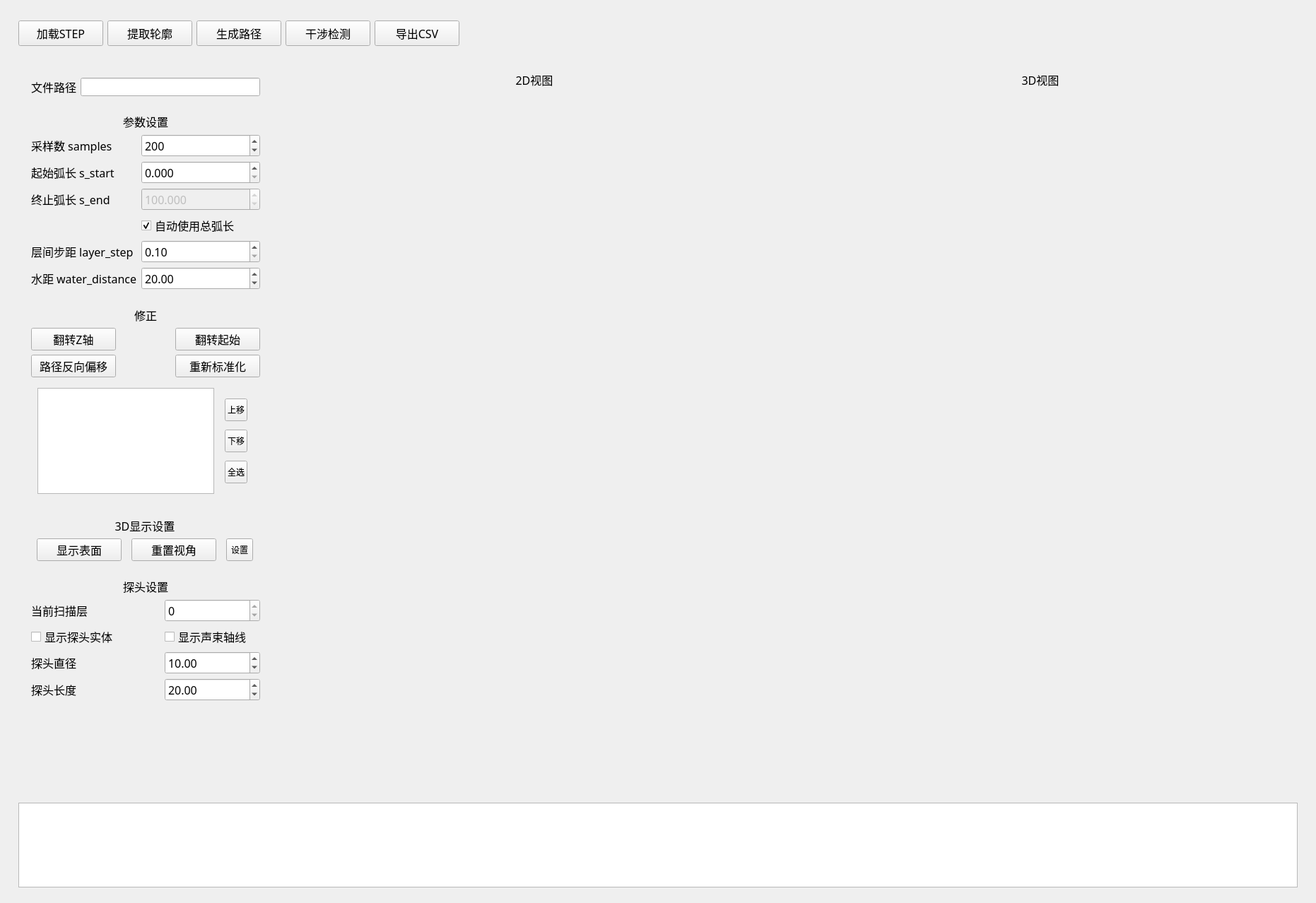
<?xml version="1.0" encoding="UTF-8"?>
<ui version="4.0">
 <class>MainWindow</class>
 <widget class="QWidget" name="MainWindow">
  <property name="geometry">
   <rect>
    <x>0</x>
    <y>0</y>
    <width>1862</width>
    <height>1278</height>
   </rect>
  </property>
  <property name="minimumSize">
   <size>
    <width>1200</width>
    <height>800</height>
   </size>
  </property>
  <property name="windowTitle">
   <string>ProfilingScanPath v2.0</string>
  </property>
  <layout class="QGridLayout" name="gridLayout">
   <item row="0" column="0">
    <layout class="QVBoxLayout" name="verticalLayout" stretch="0,0,0,0">
     <property name="sizeConstraint">
      <enum>QLayout::SetDefaultConstraint</enum>
     </property>
     <property name="leftMargin">
      <number>6</number>
     </property>
     <property name="topMargin">
      <number>6</number>
     </property>
     <property name="rightMargin">
      <number>6</number>
     </property>
     <property name="bottomMargin">
      <number>6</number>
     </property>
     <item>
      <widget class="QWidget" name="wgtToolbar" native="true">
       <property name="sizePolicy">
        <sizepolicy hsizetype="Preferred" vsizetype="Fixed">
         <horstretch>0</horstretch>
         <verstretch>0</verstretch>
        </sizepolicy>
       </property>
       <property name="minimumSize">
        <size>
         <width>0</width>
         <height>60</height>
        </size>
       </property>
       <property name="maximumSize">
        <size>
         <width>1677215</width>
         <height>80</height>
        </size>
       </property>
       <layout class="QHBoxLayout" name="horizontalLayout">
        <item>
         <widget class="QToolButton" name="btnOpen">
          <property name="sizePolicy">
           <sizepolicy hsizetype="Preferred" vsizetype="Fixed">
            <horstretch>0</horstretch>
            <verstretch>0</verstretch>
           </sizepolicy>
          </property>
          <property name="minimumSize">
           <size>
            <width>120</width>
            <height>32</height>
           </size>
          </property>
          <property name="maximumSize">
           <size>
            <width>16777215</width>
            <height>36</height>
           </size>
          </property>
          <property name="font">
           <font>
            <family>3ds</family>
            <pointsize>12</pointsize>
           </font>
          </property>
          <property name="text">
           <string>加载STEP</string>
          </property>
         </widget>
        </item>
        <item>
         <widget class="QToolButton" name="btnExtract">
          <property name="sizePolicy">
           <sizepolicy hsizetype="Preferred" vsizetype="Fixed">
            <horstretch>0</horstretch>
            <verstretch>0</verstretch>
           </sizepolicy>
          </property>
          <property name="minimumSize">
           <size>
            <width>120</width>
            <height>32</height>
           </size>
          </property>
          <property name="maximumSize">
           <size>
            <width>16777215</width>
            <height>36</height>
           </size>
          </property>
          <property name="font">
           <font>
            <family>3ds</family>
            <pointsize>12</pointsize>
           </font>
          </property>
          <property name="text">
           <string>提取轮廓</string>
          </property>
         </widget>
        </item>
        <item>
         <widget class="QToolButton" name="btnGenerate">
          <property name="sizePolicy">
           <sizepolicy hsizetype="Preferred" vsizetype="Fixed">
            <horstretch>0</horstretch>
            <verstretch>0</verstretch>
           </sizepolicy>
          </property>
          <property name="minimumSize">
           <size>
            <width>120</width>
            <height>32</height>
           </size>
          </property>
          <property name="maximumSize">
           <size>
            <width>16777215</width>
            <height>36</height>
           </size>
          </property>
          <property name="font">
           <font>
            <family>3ds</family>
            <pointsize>12</pointsize>
           </font>
          </property>
          <property name="text">
           <string>生成路径</string>
          </property>
         </widget>
        </item>
        <item>
         <widget class="QToolButton" name="btnInterferenceCheck">
          <property name="sizePolicy">
           <sizepolicy hsizetype="Preferred" vsizetype="Fixed">
            <horstretch>0</horstretch>
            <verstretch>0</verstretch>
           </sizepolicy>
          </property>
          <property name="minimumSize">
           <size>
            <width>120</width>
            <height>32</height>
           </size>
          </property>
          <property name="maximumSize">
           <size>
            <width>16777215</width>
            <height>36</height>
           </size>
          </property>
          <property name="font">
           <font>
            <family>3ds</family>
            <pointsize>12</pointsize>
           </font>
          </property>
          <property name="text">
           <string>干涉检测</string>
          </property>
         </widget>
        </item>
        <item>
         <widget class="QToolButton" name="btnExport">
          <property name="sizePolicy">
           <sizepolicy hsizetype="Preferred" vsizetype="Fixed">
            <horstretch>0</horstretch>
            <verstretch>0</verstretch>
           </sizepolicy>
          </property>
          <property name="minimumSize">
           <size>
            <width>120</width>
            <height>32</height>
           </size>
          </property>
          <property name="maximumSize">
           <size>
            <width>16777215</width>
            <height>36</height>
           </size>
          </property>
          <property name="font">
           <font>
            <family>3ds</family>
            <pointsize>12</pointsize>
           </font>
          </property>
          <property name="text">
           <string>导出CSV</string>
          </property>
         </widget>
        </item>
        <item>
         <spacer name="horizontalSpacer">
          <property name="orientation">
           <enum>Qt::Horizontal</enum>
          </property>
          <property name="sizeHint" stdset="0">
           <size>
            <width>645</width>
            <height>20</height>
           </size>
          </property>
         </spacer>
        </item>
       </layout>
      </widget>
     </item>
     <item>
      <widget class="QWidget" name="wgtMain" native="true">
       <property name="minimumSize">
        <size>
         <width>0</width>
         <height>1040</height>
        </size>
       </property>
       <layout class="QHBoxLayout" name="horizontalLayout_2">
        <item>
         <widget class="QWidget" name="wgtLeftPanel" native="true">
          <property name="sizePolicy">
           <sizepolicy hsizetype="Fixed" vsizetype="Expanding">
            <horstretch>0</horstretch>
            <verstretch>0</verstretch>
           </sizepolicy>
          </property>
          <property name="minimumSize">
           <size>
            <width>280</width>
            <height>0</height>
           </size>
          </property>
          <property name="maximumSize">
           <size>
            <width>360</width>
            <height>16777215</height>
           </size>
          </property>
          <layout class="QVBoxLayout" name="verticalLayout_2">
           <item>
            <widget class="QWidget" name="wgtFile" native="true">
             <property name="sizePolicy">
              <sizepolicy hsizetype="Preferred" vsizetype="Fixed">
               <horstretch>0</horstretch>
               <verstretch>0</verstretch>
              </sizepolicy>
             </property>
             <property name="minimumSize">
              <size>
               <width>0</width>
               <height>40</height>
              </size>
             </property>
             <layout class="QHBoxLayout" name="horizontalLayout_3">
              <item>
               <widget class="QLabel" name="label_3">
                <property name="font">
                 <font>
                  <family>3ds</family>
                  <pointsize>12</pointsize>
                 </font>
                </property>
                <property name="text">
                 <string>文件路径</string>
                </property>
                <property name="alignment">
                 <set>Qt::AlignCenter</set>
                </property>
               </widget>
              </item>
              <item>
               <widget class="QLineEdit" name="edtStepFilePath">
                <property name="minimumSize">
                 <size>
                  <width>0</width>
                  <height>26</height>
                 </size>
                </property>
               </widget>
              </item>
             </layout>
            </widget>
           </item>
           <item>
            <widget class="QWidget" name="wgtParameters" native="true">
             <property name="sizePolicy">
              <sizepolicy hsizetype="Preferred" vsizetype="Fixed">
               <horstretch>0</horstretch>
               <verstretch>0</verstretch>
              </sizepolicy>
             </property>
             <property name="font">
              <font>
               <family>3ds</family>
               <pointsize>12</pointsize>
              </font>
             </property>
             <layout class="QGridLayout" name="gridLayout_2">
              <item row="6" column="1">
               <widget class="QDoubleSpinBox" name="dsbWaterDistance">
                <property name="maximum">
                 <double>200.000000000000000</double>
                </property>
                <property name="value">
                 <double>20.000000000000000</double>
                </property>
               </widget>
              </item>
              <item row="5" column="1">
               <widget class="QDoubleSpinBox" name="dsbLayerStep">
                <property name="sizePolicy">
                 <sizepolicy hsizetype="Minimum" vsizetype="Fixed">
                  <horstretch>0</horstretch>
                  <verstretch>0</verstretch>
                 </sizepolicy>
                </property>
                <property name="minimumSize">
                 <size>
                  <width>60</width>
                  <height>0</height>
                 </size>
                </property>
                <property name="minimum">
                 <double>0.100000000000000</double>
                </property>
                <property name="maximum">
                 <double>50.000000000000000</double>
                </property>
               </widget>
              </item>
              <item row="3" column="0">
               <widget class="QLabel" name="label_8">
                <property name="text">
                 <string>终止弧长 s_end</string>
                </property>
               </widget>
              </item>
              <item row="1" column="0">
               <widget class="QLabel" name="label_6">
                <property name="text">
                 <string>采样数 samples</string>
                </property>
               </widget>
              </item>
              <item row="0" column="0" colspan="2">
               <widget class="QLabel" name="label_5">
                <property name="text">
                 <string>参数设置</string>
                </property>
                <property name="alignment">
                 <set>Qt::AlignCenter</set>
                </property>
               </widget>
              </item>
              <item row="1" column="1">
               <widget class="QSpinBox" name="spnSamples">
                <property name="sizePolicy">
                 <sizepolicy hsizetype="Preferred" vsizetype="Fixed">
                  <horstretch>0</horstretch>
                  <verstretch>0</verstretch>
                 </sizepolicy>
                </property>
                <property name="minimumSize">
                 <size>
                  <width>10</width>
                  <height>0</height>
                 </size>
                </property>
                <property name="minimum">
                 <number>10</number>
                </property>
                <property name="maximum">
                 <number>2000</number>
                </property>
                <property name="value">
                 <number>200</number>
                </property>
               </widget>
              </item>
              <item row="3" column="1">
               <widget class="QDoubleSpinBox" name="dsbSEnd">
                <property name="enabled">
                 <bool>false</bool>
                </property>
                <property name="decimals">
                 <number>3</number>
                </property>
                <property name="maximum">
                 <double>10000.000000000000000</double>
                </property>
                <property name="value">
                 <double>100.000000000000000</double>
                </property>
               </widget>
              </item>
              <item row="2" column="1">
               <widget class="QDoubleSpinBox" name="dsbSStart">
                <property name="sizePolicy">
                 <sizepolicy hsizetype="Preferred" vsizetype="Fixed">
                  <horstretch>0</horstretch>
                  <verstretch>0</verstretch>
                 </sizepolicy>
                </property>
                <property name="decimals">
                 <number>3</number>
                </property>
                <property name="maximum">
                 <double>10000.000000000000000</double>
                </property>
               </widget>
              </item>
              <item row="4" column="1">
               <widget class="QCheckBox" name="chkAutoSEnd">
                <property name="enabled">
                 <bool>true</bool>
                </property>
                <property name="text">
                 <string>自动使用总弧长</string>
                </property>
                <property name="checked">
                 <bool>true</bool>
                </property>
                <property name="tristate">
                 <bool>false</bool>
                </property>
               </widget>
              </item>
              <item row="2" column="0">
               <widget class="QLabel" name="label_7">
                <property name="text">
                 <string>起始弧长 s_start</string>
                </property>
               </widget>
              </item>
              <item row="6" column="0">
               <widget class="QLabel" name="label_10">
                <property name="sizePolicy">
                 <sizepolicy hsizetype="Fixed" vsizetype="Preferred">
                  <horstretch>0</horstretch>
                  <verstretch>0</verstretch>
                 </sizepolicy>
                </property>
                <property name="minimumSize">
                 <size>
                  <width>150</width>
                  <height>0</height>
                 </size>
                </property>
                <property name="text">
                 <string>水距 water_distance</string>
                </property>
               </widget>
              </item>
              <item row="5" column="0">
               <widget class="QLabel" name="label_9">
                <property name="sizePolicy">
                 <sizepolicy hsizetype="Minimum" vsizetype="Preferred">
                  <horstretch>0</horstretch>
                  <verstretch>0</verstretch>
                 </sizepolicy>
                </property>
                <property name="minimumSize">
                 <size>
                  <width>150</width>
                  <height>0</height>
                 </size>
                </property>
                <property name="text">
                 <string>层间步距 layer_step</string>
                </property>
               </widget>
              </item>
             </layout>
            </widget>
           </item>
           <item>
            <widget class="QWidget" name="wgtCorrection" native="true">
             <property name="sizePolicy">
              <sizepolicy hsizetype="Preferred" vsizetype="Fixed">
               <horstretch>0</horstretch>
               <verstretch>0</verstretch>
              </sizepolicy>
             </property>
             <property name="minimumSize">
              <size>
               <width>0</width>
               <height>280</height>
              </size>
             </property>
             <layout class="QGridLayout" name="gridLayout_5">
              <item row="1" column="0" colspan="3">
               <widget class="QLabel" name="label_11">
                <property name="font">
                 <font>
                  <family>3ds</family>
                  <pointsize>12</pointsize>
                 </font>
                </property>
                <property name="text">
                 <string>修正</string>
                </property>
                <property name="alignment">
                 <set>Qt::AlignCenter</set>
                </property>
               </widget>
              </item>
              <item row="2" column="2">
               <widget class="QToolButton" name="btnFlipProfile">
                <property name="sizePolicy">
                 <sizepolicy hsizetype="Fixed" vsizetype="Fixed">
                  <horstretch>0</horstretch>
                  <verstretch>0</verstretch>
                 </sizepolicy>
                </property>
                <property name="minimumSize">
                 <size>
                  <width>120</width>
                  <height>32</height>
                 </size>
                </property>
                <property name="font">
                 <font>
                  <family>3ds</family>
                  <pointsize>12</pointsize>
                 </font>
                </property>
                <property name="text">
                 <string>翻转起始</string>
                </property>
                <property name="checkable">
                 <bool>true</bool>
                </property>
               </widget>
              </item>
              <item row="2" column="0">
               <widget class="QToolButton" name="btnFlipZ">
                <property name="sizePolicy">
                 <sizepolicy hsizetype="Fixed" vsizetype="Fixed">
                  <horstretch>0</horstretch>
                  <verstretch>0</verstretch>
                 </sizepolicy>
                </property>
                <property name="minimumSize">
                 <size>
                  <width>120</width>
                  <height>32</height>
                 </size>
                </property>
                <property name="maximumSize">
                 <size>
                  <width>120</width>
                  <height>16777215</height>
                 </size>
                </property>
                <property name="font">
                 <font>
                  <family>3ds</family>
                  <pointsize>12</pointsize>
                 </font>
                </property>
                <property name="text">
                 <string>翻转Z轴</string>
                </property>
                <property name="checkable">
                 <bool>true</bool>
                </property>
               </widget>
              </item>
              <item row="5" column="0" colspan="3">
               <widget class="QWidget" name="widget" native="true">
                <property name="sizePolicy">
                 <sizepolicy hsizetype="Preferred" vsizetype="Fixed">
                  <horstretch>0</horstretch>
                  <verstretch>0</verstretch>
                 </sizepolicy>
                </property>
                <property name="minimumSize">
                 <size>
                  <width>120</width>
                  <height>150</height>
                 </size>
                </property>
                <layout class="QGridLayout" name="gridLayout_7">
                 <item row="0" column="0">
                  <widget class="QListWidget" name="lstProfileSegments">
                   <property name="sizePolicy">
                    <sizepolicy hsizetype="Preferred" vsizetype="Fixed">
                     <horstretch>0</horstretch>
                     <verstretch>0</verstretch>
                    </sizepolicy>
                   </property>
                   <property name="minimumSize">
                    <size>
                     <width>120</width>
                     <height>150</height>
                    </size>
                   </property>
                   <property name="maximumSize">
                    <size>
                     <width>16777215</width>
                     <height>150</height>
                    </size>
                   </property>
                  </widget>
                 </item>
                 <item row="0" column="1">
                  <widget class="QWidget" name="widget_2" native="true">
                   <property name="sizePolicy">
                    <sizepolicy hsizetype="Fixed" vsizetype="Fixed">
                     <horstretch>0</horstretch>
                     <verstretch>0</verstretch>
                    </sizepolicy>
                   </property>
                   <property name="minimumSize">
                    <size>
                     <width>50</width>
                     <height>150</height>
                    </size>
                   </property>
                   <property name="maximumSize">
                    <size>
                     <width>40</width>
                     <height>16777215</height>
                    </size>
                   </property>
                   <layout class="QVBoxLayout" name="verticalLayout_3">
                    <item>
                     <widget class="QToolButton" name="btnSegmentMoveUp">
                      <property name="minimumSize">
                       <size>
                        <width>32</width>
                        <height>32</height>
                       </size>
                      </property>
                      <property name="text">
                       <string>上移</string>
                      </property>
                     </widget>
                    </item>
                    <item>
                     <widget class="QToolButton" name="btnSegmentMoveDown">
                      <property name="minimumSize">
                       <size>
                        <width>32</width>
                        <height>32</height>
                       </size>
                      </property>
                      <property name="text">
                       <string>下移</string>
                      </property>
                     </widget>
                    </item>
                    <item>
                     <widget class="QToolButton" name="btnSegmentSelectAll">
                      <property name="minimumSize">
                       <size>
                        <width>32</width>
                        <height>32</height>
                       </size>
                      </property>
                      <property name="text">
                       <string>全选</string>
                      </property>
                     </widget>
                    </item>
                   </layout>
                  </widget>
                 </item>
                </layout>
               </widget>
              </item>
              <item row="3" column="2">
               <widget class="QPushButton" name="btnReNormalize">
                <property name="sizePolicy">
                 <sizepolicy hsizetype="Fixed" vsizetype="Fixed">
                  <horstretch>0</horstretch>
                  <verstretch>0</verstretch>
                 </sizepolicy>
                </property>
                <property name="minimumSize">
                 <size>
                  <width>120</width>
                  <height>32</height>
                 </size>
                </property>
                <property name="font">
                 <font>
                  <family>3ds</family>
                  <pointsize>12</pointsize>
                 </font>
                </property>
                <property name="text">
                 <string>重新标准化</string>
                </property>
               </widget>
              </item>
              <item row="3" column="0">
               <widget class="QToolButton" name="btnReverseOffsetDirection">
                <property name="sizePolicy">
                 <sizepolicy hsizetype="Fixed" vsizetype="Fixed">
                  <horstretch>0</horstretch>
                  <verstretch>0</verstretch>
                 </sizepolicy>
                </property>
                <property name="minimumSize">
                 <size>
                  <width>120</width>
                  <height>32</height>
                 </size>
                </property>
                <property name="maximumSize">
                 <size>
                  <width>120</width>
                  <height>16777215</height>
                 </size>
                </property>
                <property name="font">
                 <font>
                  <family>3ds</family>
                  <pointsize>12</pointsize>
                 </font>
                </property>
                <property name="text">
                 <string>路径反向偏移</string>
                </property>
                <property name="checkable">
                 <bool>true</bool>
                </property>
               </widget>
              </item>
             </layout>
            </widget>
           </item>
           <item>
            <widget class="QWidget" name="wgt3Dset" native="true">
             <property name="sizePolicy">
              <sizepolicy hsizetype="Preferred" vsizetype="Fixed">
               <horstretch>0</horstretch>
               <verstretch>0</verstretch>
              </sizepolicy>
             </property>
             <property name="minimumSize">
              <size>
               <width>0</width>
               <height>75</height>
              </size>
             </property>
             <property name="font">
              <font>
               <family>3ds</family>
               <pointsize>12</pointsize>
              </font>
             </property>
             <layout class="QGridLayout" name="gridLayout_4">
              <item row="0" column="0" colspan="3">
               <widget class="QLabel" name="label_13">
                <property name="sizePolicy">
                 <sizepolicy hsizetype="Preferred" vsizetype="Fixed">
                  <horstretch>0</horstretch>
                  <verstretch>0</verstretch>
                 </sizepolicy>
                </property>
                <property name="text">
                 <string>3D显示设置</string>
                </property>
                <property name="alignment">
                 <set>Qt::AlignCenter</set>
                </property>
               </widget>
              </item>
              <item row="1" column="0">
               <widget class="QPushButton" name="btnDisplaySurface">
                <property name="sizePolicy">
                 <sizepolicy hsizetype="Fixed" vsizetype="Fixed">
                  <horstretch>0</horstretch>
                  <verstretch>0</verstretch>
                 </sizepolicy>
                </property>
                <property name="minimumSize">
                 <size>
                  <width>120</width>
                  <height>32</height>
                 </size>
                </property>
                <property name="text">
                 <string>显示表面</string>
                </property>
               </widget>
              </item>
              <item row="1" column="1">
               <widget class="QPushButton" name="btnResetCamera">
                <property name="sizePolicy">
                 <sizepolicy hsizetype="Fixed" vsizetype="Fixed">
                  <horstretch>0</horstretch>
                  <verstretch>0</verstretch>
                 </sizepolicy>
                </property>
                <property name="minimumSize">
                 <size>
                  <width>120</width>
                  <height>32</height>
                 </size>
                </property>
                <property name="text">
                 <string>重置视角</string>
                </property>
               </widget>
              </item>
              <item row="1" column="2">
               <widget class="QToolButton" name="btnMoreSet">
                <property name="minimumSize">
                 <size>
                  <width>32</width>
                  <height>32</height>
                 </size>
                </property>
                <property name="font">
                 <font>
                  <pointsize>9</pointsize>
                 </font>
                </property>
                <property name="text">
                 <string>设置</string>
                </property>
               </widget>
              </item>
             </layout>
            </widget>
           </item>
           <item>
            <widget class="QWidget" name="wgtProbePose" native="true">
             <property name="sizePolicy">
              <sizepolicy hsizetype="Preferred" vsizetype="Fixed">
               <horstretch>0</horstretch>
               <verstretch>0</verstretch>
              </sizepolicy>
             </property>
             <property name="minimumSize">
              <size>
               <width>0</width>
               <height>160</height>
              </size>
             </property>
             <property name="font">
              <font>
               <family>3ds</family>
               <pointsize>12</pointsize>
              </font>
             </property>
             <layout class="QGridLayout" name="gridLayout_6">
              <item row="1" column="1">
               <widget class="QSpinBox" name="spnProbelLayerIndex">
                <property name="sizePolicy">
                 <sizepolicy hsizetype="Fixed" vsizetype="Fixed">
                  <horstretch>0</horstretch>
                  <verstretch>0</verstretch>
                 </sizepolicy>
                </property>
                <property name="minimumSize">
                 <size>
                  <width>135</width>
                  <height>26</height>
                 </size>
                </property>
                <property name="maximum">
                 <number>0</number>
                </property>
                <property name="singleStep">
                 <number>1</number>
                </property>
                <property name="value">
                 <number>0</number>
                </property>
                <property name="displayIntegerBase">
                 <number>10</number>
                </property>
               </widget>
              </item>
              <item row="4" column="0">
               <widget class="QLabel" name="label_18">
                <property name="text">
                 <string>探头长度</string>
                </property>
               </widget>
              </item>
              <item row="3" column="0">
               <widget class="QLabel" name="label_17">
                <property name="text">
                 <string>探头直径</string>
                </property>
               </widget>
              </item>
              <item row="0" column="0" colspan="2">
               <widget class="QLabel" name="label_4">
                <property name="text">
                 <string>探头设置</string>
                </property>
                <property name="alignment">
                 <set>Qt::AlignCenter</set>
                </property>
               </widget>
              </item>
              <item row="2" column="0">
               <widget class="QCheckBox" name="chkShowProbeBody">
                <property name="text">
                 <string>显示探头实体</string>
                </property>
               </widget>
              </item>
              <item row="1" column="0">
               <widget class="QLabel" name="label_16">
                <property name="text">
                 <string>当前扫描层</string>
                </property>
               </widget>
              </item>
              <item row="3" column="1">
               <widget class="QDoubleSpinBox" name="dsbProbeDiameter">
                <property name="sizePolicy">
                 <sizepolicy hsizetype="Fixed" vsizetype="Fixed">
                  <horstretch>0</horstretch>
                  <verstretch>0</verstretch>
                 </sizepolicy>
                </property>
                <property name="minimumSize">
                 <size>
                  <width>135</width>
                  <height>26</height>
                 </size>
                </property>
                <property name="minimum">
                 <double>1.000000000000000</double>
                </property>
                <property name="singleStep">
                 <double>0.100000000000000</double>
                </property>
                <property name="value">
                 <double>10.000000000000000</double>
                </property>
               </widget>
              </item>
              <item row="2" column="1">
               <widget class="QCheckBox" name="chkShowProbeLine">
                <property name="text">
                 <string>显示声束轴线</string>
                </property>
               </widget>
              </item>
              <item row="4" column="1">
               <widget class="QDoubleSpinBox" name="dsbProbeLength">
                <property name="sizePolicy">
                 <sizepolicy hsizetype="Fixed" vsizetype="Fixed">
                  <horstretch>0</horstretch>
                  <verstretch>0</verstretch>
                 </sizepolicy>
                </property>
                <property name="minimumSize">
                 <size>
                  <width>135</width>
                  <height>26</height>
                 </size>
                </property>
                <property name="singleStep">
                 <double>0.100000000000000</double>
                </property>
                <property name="value">
                 <double>20.000000000000000</double>
                </property>
               </widget>
              </item>
             </layout>
            </widget>
           </item>
           <item>
            <spacer name="verticalSpacer_2">
             <property name="orientation">
              <enum>Qt::Vertical</enum>
             </property>
             <property name="sizeHint" stdset="0">
              <size>
               <width>20</width>
               <height>74</height>
              </size>
             </property>
            </spacer>
           </item>
          </layout>
         </widget>
        </item>
        <item>
         <widget class="QWidget" name="wgtCenterPanel" native="true">
          <property name="sizePolicy">
           <sizepolicy hsizetype="Expanding" vsizetype="Expanding">
            <horstretch>0</horstretch>
            <verstretch>0</verstretch>
           </sizepolicy>
          </property>
          <property name="minimumSize">
           <size>
            <width>420</width>
            <height>400</height>
           </size>
          </property>
          <layout class="QGridLayout" name="gridLayout_3">
           <item row="1" column="1">
            <widget class="QWidget" name="wgtPreviewCanvas3D" native="true">
             <property name="sizePolicy">
              <sizepolicy hsizetype="Expanding" vsizetype="Expanding">
               <horstretch>0</horstretch>
               <verstretch>0</verstretch>
              </sizepolicy>
             </property>
             <property name="minimumSize">
              <size>
               <width>420</width>
               <height>0</height>
              </size>
             </property>
            </widget>
           </item>
           <item row="1" column="0">
            <widget class="QWidget" name="wgtPreviewCanvas2D" native="true">
             <property name="sizePolicy">
              <sizepolicy hsizetype="Expanding" vsizetype="Expanding">
               <horstretch>0</horstretch>
               <verstretch>0</verstretch>
              </sizepolicy>
             </property>
             <property name="minimumSize">
              <size>
               <width>420</width>
               <height>0</height>
              </size>
             </property>
            </widget>
           </item>
           <item row="0" column="0">
            <widget class="QLabel" name="label">
             <property name="font">
              <font>
               <family>3ds</family>
               <pointsize>12</pointsize>
              </font>
             </property>
             <property name="text">
              <string>2D视图</string>
             </property>
             <property name="alignment">
              <set>Qt::AlignCenter</set>
             </property>
            </widget>
           </item>
           <item row="0" column="1">
            <widget class="QLabel" name="label_2">
             <property name="font">
              <font>
               <family>3ds</family>
               <pointsize>12</pointsize>
              </font>
             </property>
             <property name="text">
              <string>3D视图</string>
             </property>
             <property name="alignment">
              <set>Qt::AlignCenter</set>
             </property>
            </widget>
           </item>
          </layout>
         </widget>
        </item>
       </layout>
      </widget>
     </item>
     <item>
      <widget class="QWidget" name="wgtLog" native="true">
       <property name="sizePolicy">
        <sizepolicy hsizetype="Preferred" vsizetype="Preferred">
         <horstretch>0</horstretch>
         <verstretch>0</verstretch>
        </sizepolicy>
       </property>
       <property name="minimumSize">
        <size>
         <width>0</width>
         <height>140</height>
        </size>
       </property>
       <property name="maximumSize">
        <size>
         <width>16777215</width>
         <height>120</height>
        </size>
       </property>
       <layout class="QVBoxLayout" name="verticalLayout_12">
        <item>
         <widget class="QPlainTextEdit" name="txtLog">
          <property name="sizePolicy">
           <sizepolicy hsizetype="Expanding" vsizetype="Expanding">
            <horstretch>0</horstretch>
            <verstretch>0</verstretch>
           </sizepolicy>
          </property>
          <property name="minimumSize">
           <size>
            <width>0</width>
            <height>80</height>
           </size>
          </property>
          <property name="maximumSize">
           <size>
            <width>16777215</width>
            <height>120</height>
           </size>
          </property>
          <property name="font">
           <font>
            <family>3ds</family>
            <pointsize>9</pointsize>
           </font>
          </property>
         </widget>
        </item>
       </layout>
      </widget>
     </item>
     <item>
      <spacer name="verticalSpacer">
       <property name="orientation">
        <enum>Qt::Vertical</enum>
       </property>
       <property name="sizeType">
        <enum>QSizePolicy::Fixed</enum>
       </property>
       <property name="sizeHint" stdset="0">
        <size>
         <width>20</width>
         <height>5</height>
        </size>
       </property>
      </spacer>
     </item>
    </layout>
   </item>
  </layout>
 </widget>
 <resources/>
 <connections/>
</ui>
